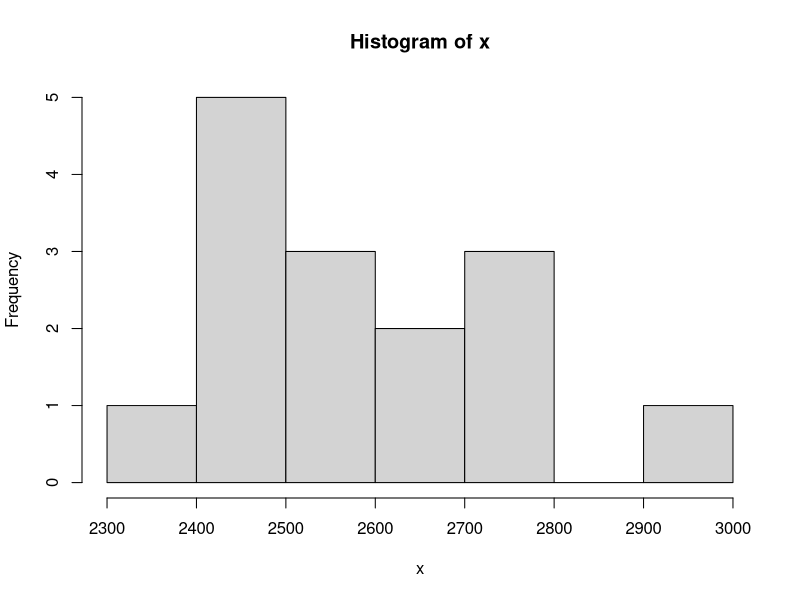
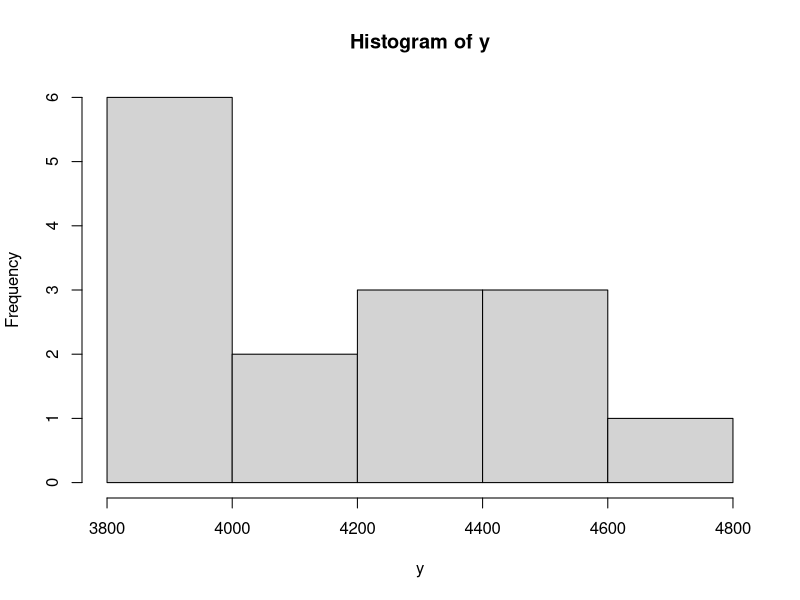
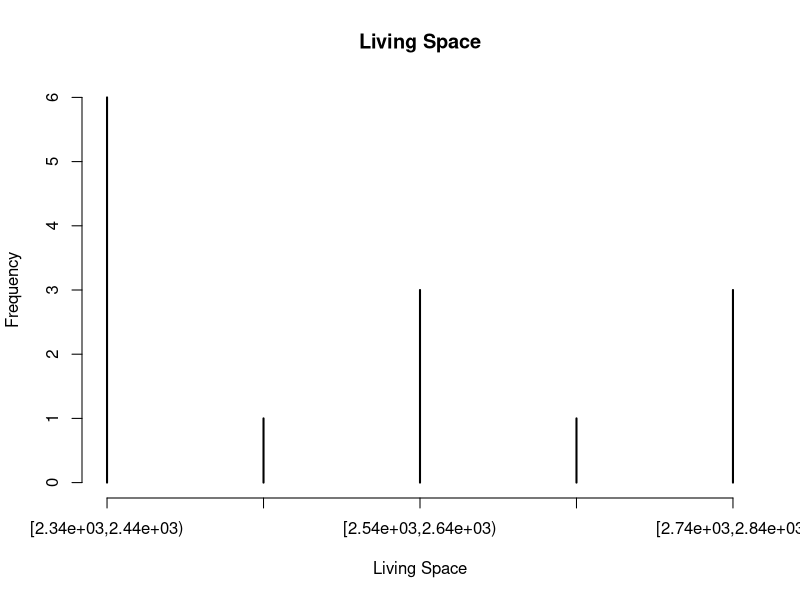
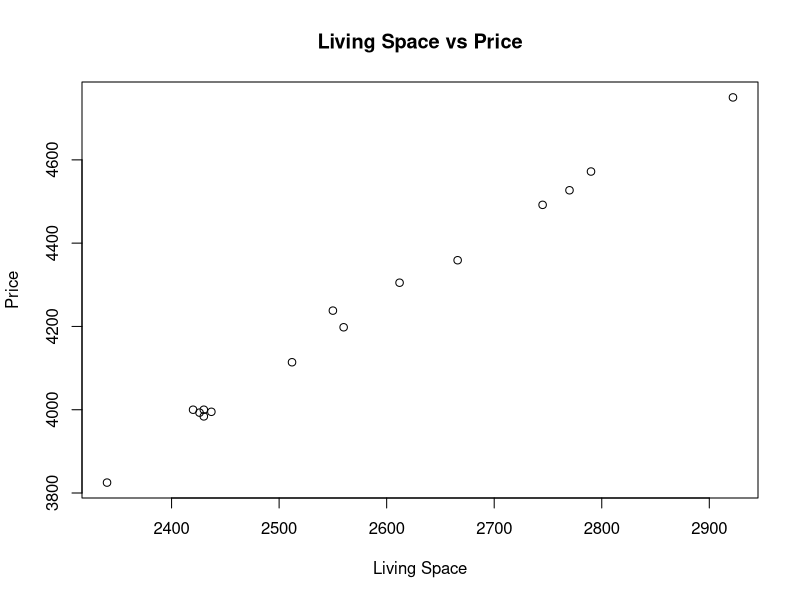

These figures' R source, in order:
setwd("~/wentworth/machine-learning/chapter_1")
data2 <- read.csv(file='datalivingspace.csv')
x = data2$x
y = data2$y
sx = summary(x)
sy = summary(y)

hist(x, breaks=5)
hist(y, breaks=5)

xRange = range(x)
xMin = xRange[1]
xMax = xRange[2]
breaks = seq(xMin, xMax, by=100) 

living.cut = cut(x, breaks, right=F)
living.freq = table(living.cut)

print(living.freq)
plot(living.freq, main="Living Space", xlab="Living Space", ylab="Frequency")
regresion1 = lm(data = data2, y ~ x)
regresionSummary = summary(regresion1)
print(regresionSummary)
plot(data=data2, y ~ x, xlab="Living Space", ylab="Price", main="Living Space vs Price")
